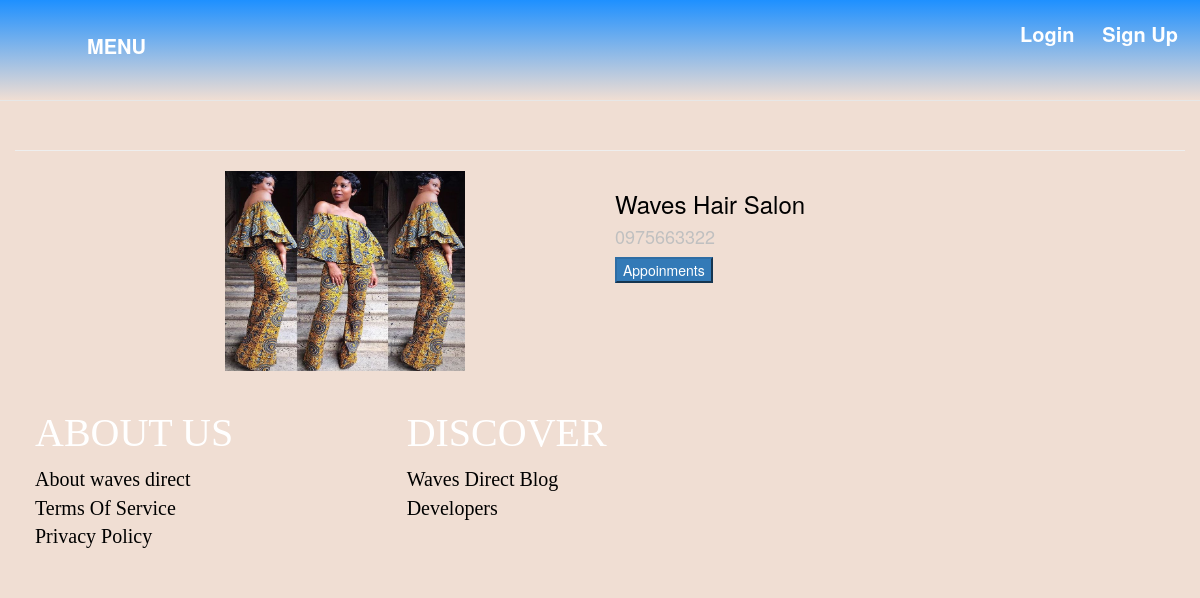
Page /profile_list/1/ on the committed database.
### wavesapp/models.py (models this page shows, shortened)
class Profile(models.Model):
    SALON_OWNER = 1
    BARBERSHOP_OWNER = 2
    FREELANCE = 3
    ROLE_CHOICES = (
        (SALON_OWNER, 'Salon_Owner'),
        (BARBERSHOP_OWNER, 'Barbershop_Owner'),
        (FREELANCE, 'Freelance'),
    )
    user = models.OneToOneField(User, on_delete=models.CASCADE)
    uploadphoto = models.FileField(upload_to="profile_photos", default=None, null=True)
    company_name = models.CharField(max_length = 30, default=None, null=True)
    phone = models.CharField(max_length=30, null=True)
    address = models.CharField(max_length=100, null=True)
    city = models.CharField(max_length=30, null=True)
    email = models.EmailField(max_length=30, null=True)
    role = models.PositiveSmallIntegerField(choices=ROLE_CHOICES, null=True, blank=True)
    Services_offered = models.TextField(default=None, null=True)

### wavesapp/views.py (the view)
# urls.py: url(r'^profile_list/(?P<role>\d+)/$', views.profile_list, name='profile_list'),
def profile_list(request, role=Profile.FREELANCE):
    profiles = Profile.objects.filter(role=role)
    return render(request, 'wavesapp/profile_list.html',{'profiles': profiles})

### wavesapp/templates/wavesapp/profile_list.html (shortened to what this page needs)
{% extends "wavesapp/base.html"%}
{% load staticfiles %}
{% block content %}
    {% for profile in profiles %}
    <div class="container">
      <div class="row">
        <hr>
          <div class="col-md-2">
          </div>
          <div class="col-md-4">
              <img src="{{ profile.uploadphoto.url }}" alt="my image" style="width:240px;height:200px;">
          </div>
          <div class="col-md-6">
            <h3><a href="{% url 'profile_detail' pk=profile.pk %}" style="color: black;">{{ profile.company_name }}</a></h3>
            <h4><a href="{% url 'profile_detail' pk=profile.pk %}" style="color: silver;">{{profile.phone }}</a></h4>
            <a href="{% url 'reserve' %}"><button type="button" name="appoinments" class="btn-primary">Appoinments</button></a>
          </div><br><br>
      </div>
    </div>
    {% endfor %}
{% endblock content %}

### wavesapp/static/wavesapp/css/style.css (style rules this page uses)
body { background-color:#f0Ded3; margin-top: 90px; padding-top: 30px; padding-bottom: 30px; }
img { filter: alpha(opacity=50); }
body, html { background-image:url('imgs/g5.jpg'); background-repeat: no-repeat; background-size: 100% 900%; background-color:#f0Ded3; padding-bottom: 20px; padding-top: 20px; }

### rows in the picture
Profile: uploadphoto (picture), company_name "Waves Hair Salon", phone "0975663322"
